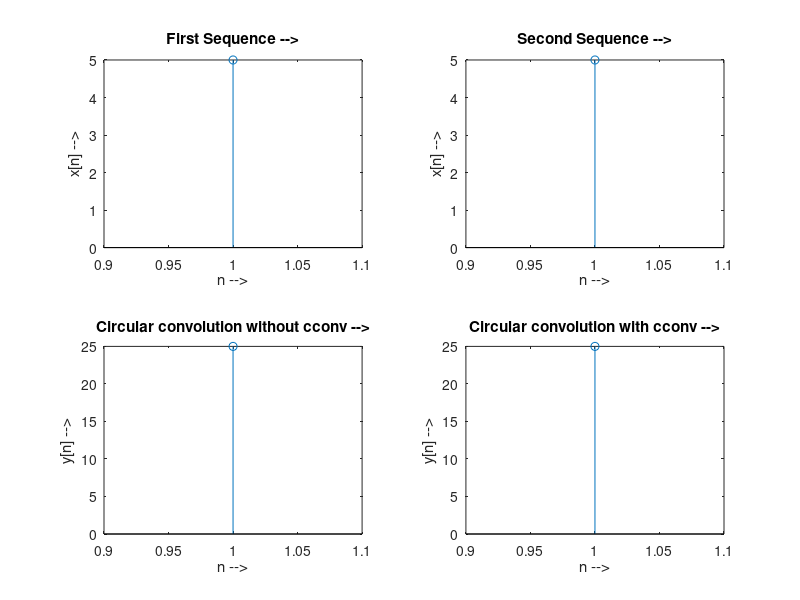

Write the MATLAB code that produced this figure.
%circular cov using DFT and IDFT
x1 = input('Enter first sequence: ');
x2 = input('Enter second sequence: ');

N = max(length(x1), length(x2));
X1 = fft(x1, N);
X2 = fft(x2, N);
Y = X1 .* X2;
circular_conv = ifft(Y)

subplot(2,2,1)
stem(x1)
xlabel('n -->');
ylabel('x[n] -->');
title('First Sequence -->');

subplot(2,2,2);
stem(x2)
xlabel('n -->');
ylabel('x[n] -->');
title('Second Sequence -->');

subplot(2,2,3);
stem( circular_conv);
xlabel('n -->');
ylabel('y[n] -->');
title('Circular convolution without cconv -->');

circonv = cconv(x1,x2,N)
subplot(2,2,4);
stem( circonv);
xlabel('n -->');
ylabel('y[n] -->');
title('Circular convolution with cconv -->');